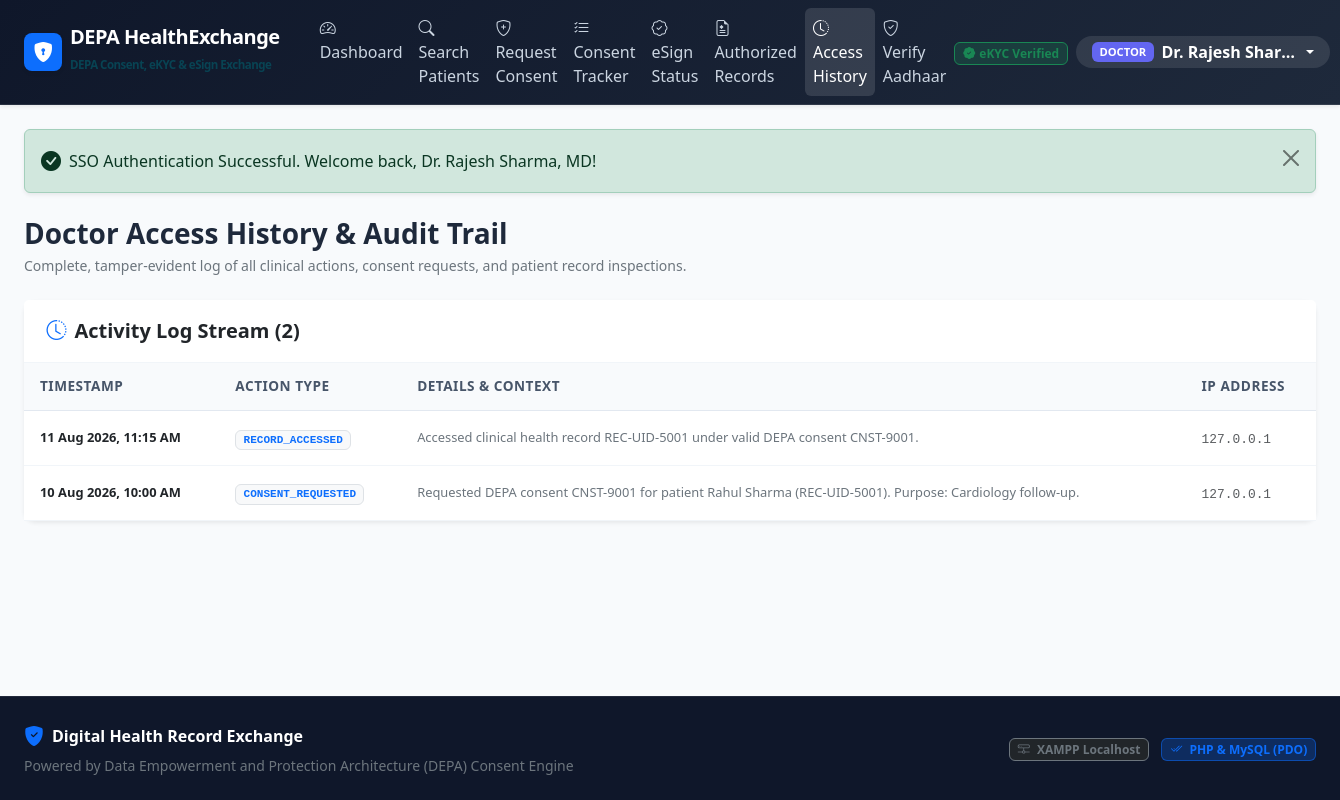
The page /doctor/history.php (signed in) on the database its author committed.
### tables this page shows
CREATE TABLE `audit_logs` (
    `id` INT AUTO_INCREMENT PRIMARY KEY,
    `user_id` INT NULL,
    `user_role` VARCHAR(50) NULL,
    `user_name` VARCHAR(100) NULL,
    `action` VARCHAR(100) NOT NULL,
    `details` TEXT NULL,
    `ip_address` VARCHAR(45) NULL,
    `created_at` TIMESTAMP DEFAULT CURRENT_TIMESTAMP,
    INDEX `idx_action` (`action`),
    INDEX `idx_user_role` (`user_role`),
    INDEX `idx_created_at` (`created_at`)
);

### doctor/history.php (the view, shortened to what this page needs)
<?php
$pdo = get_db_connection();
$userId = get_logged_user_id();
$stmt = $pdo->prepare("SELECT * FROM `audit_logs` WHERE `user_id` = ? ORDER BY `created_at` DESC LIMIT 100");
$stmt->execute([$userId]);
$logs = $stmt->fetchAll();
require_once ROOT_DIR . 'includes/header.php';
?>
<div class="d-flex flex-wrap justify-content-between align-items-center mb-4">
    <div>
        <h3 class="fw-bold mb-1">Doctor Access History & Audit Trail</h3>
        <p class="text-secondary small mb-0">Complete, tamper-evident log of all clinical actions, consent requests, and patient record inspections.</p>
    </div>
</div>
<div class="card card-custom mb-4 shadow-sm border-0">
    <div class="card-header bg-white py-3">
        <span class="fw-bold fs-5"><i class="bi bi-clock-history me-2 text-primary"></i>Activity Log Stream (<?= count($logs) ?>)</span>
    </div>
    <div class="card-body p-0">
        <?php if (empty($logs)): ?>
            <div class="text-center py-5 text-muted">
                <i class="bi bi-journal-text display-4 text-secondary mb-2 d-block"></i>
                <p class="mb-0">No recorded activities yet.</p>
            </div>
        <?php else: ?>
            <div class="table-responsive">
                <table class="table table-custom mb-0">
                    <thead>
                        <tr>
                            <th>Timestamp</th>
                            <th>Action Type</th>
                            <th>Details & Context</th>
                            <th>IP Address</th>
                        </tr>
                    </thead>
                    <tbody>
                        <?php foreach ($logs as $l): ?>
                            <tr>
                                <td>
                                    <div class="small fw-semibold text-dark"><?= format_date($l['created_at']) ?></div>
                                </td>
                                <td>
                                    <span class="badge bg-light text-primary border font-monospace"><?= e($l['action']) ?></span>
                                </td>
                                <td>
                                    <div class="small text-secondary"><?= e($l['details']) ?></div>
                                </td>
                                <td>
                                    <small class="text-muted font-monospace"><?= e($l['ip_address']) ?></small>
                                </td>
                            </tr>
                        <?php endforeach; ?>
                    </tbody>
                </table>
            </div>
        <?php endif; ?>
    </div>
</div>
<?php require_once ROOT_DIR . 'includes/footer.php'; ?>

### assets/css/style.css (style rules this page uses)
:root { --primary-color: #0d6efd; --primary-dark: #0a58ca; --primary-light: #e7f1ff; --secondary-color: #475569; --success-color: #10b981; --success-light: #d1fae5; --warning-color: #f59e0b; --warning-light: #fef3c7; --danger-color: #ef4444; --danger-light: #fee2e2; --depa-blue: #0284c7; --depa-cyan: #06b6d4; --depa-purple: #7c3aed; --bg-body: #f8fafc; --card-shadow: 0 4px 6px -1px rgba(0, 0, 0, 0.07), 0 2px 4px -2px rgba(0, 0, 0, 0.05); --card-shadow-hover: 0 10px 15px -3px rgba(0, 0, 0, 0.08), 0 4px 6px -4px rgba(0, 0, 0, 0.04); }
body { background-color: var(--bg-body); font-family: 'Segoe UI', system-ui, -apple-system, BlinkMacSystemFont, Roboto, sans-serif; color: #1e293b; min-height: 100vh; display: flex; flex-direction: column; }
.card-custom { background: #ffffff; border: 1px solid #e2e8f0; border-radius: 12px; box-shadow: var(--card-shadow); }
.card-custom .card-header { background-color: transparent; border-bottom: 1px solid #f1f5f9; padding: 1.1rem 1.4rem; font-weight: 600; }
.table-custom { border-collapse: separate; border-spacing: 0; width: 100%; }
.table-custom th { background-color: #f8fafc; color: #475569; font-weight: 600; font-size: 0.85rem; text-transform: uppercase; letter-spacing: 0.5px; padding: 0.85rem 1rem; border-bottom: 1px solid #e2e8f0; }
.table-custom td { padding: 0.9rem 1rem; vertical-align: middle; border-bottom: 1px solid #f1f5f9; font-size: 0.92rem; }

### rows shown on the page
audit_logs: created_at "11 Aug 2026, 11:15 AM", action "RECORD_ACCESSED", details "Accessed clinical health record REC-UID-5001 under valid DEPA consent CNST-9001.", ip_address "127.0.0.1"
audit_logs: created_at "10 Aug 2026, 10:00 AM", action "CONSENT_REQUESTED", details "Requested DEPA consent CNST-9001 for patient Rahul Sharma (REC-UID-5001). Purpose: Cardiology follow-up.", ip_address "127.0.0.1"

### other values the page prints
APP_SHORT_NAME "DEPA HealthExchange"
$userRole "DOCTOR"
$userName "Dr. Rajesh Shar…"
$flash['message'] "SSO Authentication Successful. Welcome back, Dr. Rajesh Sharma, MD!"
count($logs) "2"
APP_NAME "Digital Health Record Exchange"
